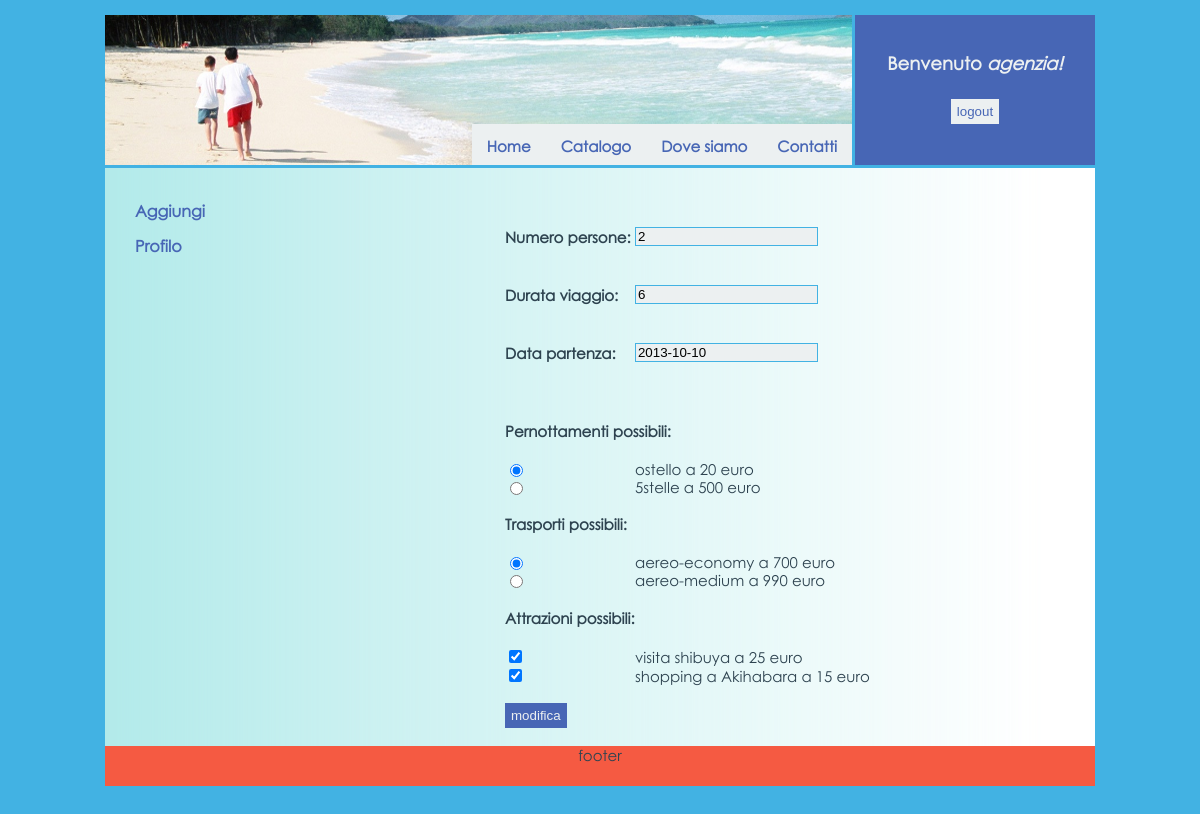
The app's page /modifica.php?id_pacchetto=4 (signed in) with its own data.
### tables this page shows
CREATE TABLE IF NOT EXISTS `pacchetto` (
  `id` int(11) NOT NULL AUTO_INCREMENT,
  `persone` int(5) NOT NULL,
  `durata` int(5) NOT NULL,
  `data_partenza` date NOT NULL,
  `id_utente` varchar(50) NOT NULL,
  `id_pernottamento` int(11) NOT NULL,
  `id_trasporto` int(11) NOT NULL,
  `id_destinazione` int(11) NOT NULL,
  `prenotato` tinyint(1) NOT NULL DEFAULT '0',
  `sconto` int(3) NOT NULL DEFAULT '0',
  PRIMARY KEY (`id`),
  KEY `id_utente` (`id_utente`),
  KEY `id_pernottamento` (`id_pernottamento`),
  KEY `id_trasporto` (`id_trasporto`),
  KEY `id_destinazione` (`id_destinazione`)
);

CREATE TABLE IF NOT EXISTS `pernottamento` (
  `id` int(11) NOT NULL AUTO_INCREMENT,
  `prezzo` float NOT NULL,
  `tipo` varchar(50) NOT NULL,
  `id_destinazione` int(11) NOT NULL,
  PRIMARY KEY (`id`),
  KEY `id_destinazione` (`id_destinazione`)
);

CREATE TABLE IF NOT EXISTS `trasporto` (
  `id` int(11) NOT NULL AUTO_INCREMENT,
  `prezzo` float NOT NULL,
  `tipo` varchar(50) NOT NULL,
  `id_destinazione` int(11) NOT NULL,
  PRIMARY KEY (`id`),
  KEY `id_destinazione` (`id_destinazione`)
);

CREATE TABLE IF NOT EXISTS `attrazioni` (
  `id` int(11) NOT NULL AUTO_INCREMENT,
  `prezzo` float NOT NULL,
  `tipo` varchar(50) NOT NULL,
  `id_destinazione` int(11) NOT NULL,
  PRIMARY KEY (`id`),
  KEY `id_destinazione` (`id_destinazione`)
);

### database.php (called while the page is built, shortened)
<?php
    class database{
        public static function qSelect($conn, $sql){
            $risposta = mysql_query($sql)
                or die("Errore nell'esecuzione della query di selezione: " . mysql_error());
            return $risposta;
        }
    }
?>

### modifica.php (the view, shortened to what this page needs)
<!DOCTYPE HTML PUBLIC "-//W3C//DTD HTML 4.01 Transitional//EN" "http://www.w3.org/TR/html4/loose.dtd">
<html>
  <head>
    <link rel="stylesheet" type="text/css" href="./style/style.css">
    <link rel="stylesheet" href="http://code.jquery.com/ui/1.10.3/themes/smoothness/jquery-ui.css" />
  </head>
  <body>
    <div id="container">
    <div id="header_container">
	<div id="logo">
	  <?php
	    include 'menu.php';
	  ?>
	</div>
	<div id="login">
		<?php
			include 'login_form.php';
		?>
	</div>
	</div>
      <div id="content_container">
	<div id="content">
		<?php
			include 'database.php';
			$conn=database::dbConnect();
			if(isset($_GET['id_pacchetto']))
				$id_pacchetto=$_GET['id_pacchetto'];
			$query="SELECT * FROM pacchetto WHERE id='".$id_pacchetto."'";
			$result=database::qSelect($conn,$query);
			$pacchetto=mysql_fetch_array($result);
			$id_destinazione=$pacchetto['id_destinazione'];
			$query="SELECT * FROM pernottamento WHERE id_destinazione='".$id_destinazione."'";
			$pernottamenti=database::qSelect($conn,$query);
			$id_pernottamento_pacchetto=$pacchetto['id_pernottamento'];
			$query="SELECT * FROM trasporto WHERE id_destinazione='".$id_destinazione."'";
			$trasporti=database::qSelect($conn,$query);
			$id_trasporto_pacchetto=$pacchetto['id_trasporto'];
			$query="SELECT * FROM attrazioni WHERE id_destinazione='".$id_destinazione."'";
			$attrazioni=database::qSelect($conn,$query);
			$query="SELECT id_attrazione FROM rel_attrazioni WHERE id_pacchetto='".$id_pacchetto."'";
			$attrazioni_pacchetto=database::qSelect($conn,$query);
			$id_attrazioni_pacchetto= array();
			while($id=mysql_fetch_array($attrazioni_pacchetto))
			{
				$id_attrazioni_pacchetto[]=$id['id_attrazione'];
			}
			$html="
				<form method='post' action='modifica.php'>
					<table cellpadding=0 cellspacing=0>
						<tr style='height:20px'><td><h4>Numero persone:&nbsp;</h4></td><td><input type='text' class='input' name='persone' value='".$pacchetto['persone']."'></td></tr>
						<tr style='height:20px'><td><h4>Durata viaggio:</h4></td><td><input type='text' class='input' name='durata' value='".$pacchetto['durata']."'></td></tr>
						<tr style='height:20px'><td><h4>Data partenza:</h4></td><td><input type='text' class='input' id='datepicker' name='data' value='".$pacchetto['data_partenza']."'></td></tr>";
			$html=$html."<tr style='height:20px'><tr><td colspan='2'><h4>Pernottamenti possibili:</h4></td></tr></tr>";
			while($pernottamento=mysql_fetch_array($pernottamenti))
			{
				$radio="<tr><td><input type='radio' name='pernottamento' value='".$pernottamento['id']."'";
				if($pernottamento['id']==$id_pernottamento_pacchetto)
					$radio=$radio."checked";
				$radio=$radio."></td><td>".$pernottamento['tipo']." a ".$pernottamento['prezzo']." euro</td></tr>";
				$html=$html.$radio;
			}
			$html=$html."<tr style='height:20px'><td colspan='2'><h4>Trasporti possibili:</h4></td></tr>";
			while($trasporto=mysql_fetch_array($trasporti))
			{
				$radio="<tr><td><input type='radio' name='trasporto' value='".$trasporto['id']."'";
				if($trasporto['id']==$id_trasporto_pacchetto)
					$radio=$radio."checked";
				$radio=$radio."></td><td>".$trasporto['tipo']." a ".$trasporto['prezzo']." euro</td></tr>";
				$html=$html.$radio;
			}
			$html=$html."<tr style='height:20px'><td colspan='2'><h4>Attrazioni possibili:</h4></td></tr>";
			while($attrazione=mysql_fetch_array($attrazioni))
			{
				$checkbox="<tr><td><input type='checkbox' name='attrazioni[]' value='".$attrazione['id']."'";
				if(in_array($attrazione['id'],$id_attrazioni_pacchetto))
					$checkbox=$checkbox."checked";
				$checkbox=$checkbox."></td><td>".$attrazione['tipo']." a ".$attrazione['prezzo']." euro</td></tr>";
				$html=$html.$checkbox;
			}
			$html=$html."</table><br><input type='hidden' name='id_pacchetto' value='".$id_pacchetto."'>
								<input type='hidden' name='id_destinazione' value='".$id_destinazione."'>
							<input class='btn_commenta' type='submit' value='modifica'> </form><br>";
			echo $html;
		?>
	</div>
	<div id="navigation">
    			<br>
				<div class="btn_navigation"><a href="aggiungipacchetto.php">Aggiungi</a></div>
				<div class="btn_navigation"><a href="gestioneprofilo.php">Profilo</a></div>
  	</div>
      </div>
      <div id="footer">
		<div>footer</div>
      </div>
    </div>
  </body>
</html>

### style/style.css (style rules this page uses)
html,body { font-family: "Century Gothic", verdana, sans-serif; font-size: 15px; color: #2E4350; height: 100%; margin: 0; padding: 0; }
body { font-family: "Century Gothic", verdana, sans-serif; font-size: 15px; background-color: #42B2E3; text-align:center; }
#container { width: 990px; margin: 0 auto; margin-top: 15px; text-align: left; }
#header_container { width: 990px; line-height: 1; margin: 0 auto; background: #ECF0F1; height: 150px; text-align: center; }
#logo { float:left; width:750px; height:150px; background: url("images/header.png"); border-bottom:3px solid #42B2E3; }
#login { font-size: 12px; color: #ECF0F1; float:right; width:240px; height:150px; background-color: #4766B5; }
#content_container { overflow:hidden; width: 990px; margin: 0 auto; min-height:420px; }
#content { float: right; width: 750px; background: url("images/cont_background.png") repeat-y; padding-bottom: 10000px; margin-bottom: -10000px; }
#content form { padding-left:160px; padding-top:40px; }
#navigation { float: left; width:240px; background: url("images/nav_background.png") repeat-y; padding-bottom: 10000px; margin-bottom: -10000px; }
#navigation a { text-decoration:none; color: #4766B5; font-size:16px; font-weight:bold; }
.btn_navigation { padding-left:30px; padding-top:15px; }
#footer { background-color: #F55A42; width: 990px; margin: 0 auto; text-align: center; height: 40px; clear:both; }
.btn_commenta { padding-top: 2px; padding-bottom: 2px; padding-left: 3px; padding-right: 3px; background-color: #4766B5; border: 3px solid transparent; color: #ECF0F1; cursor: pointer; }
.input { text-align: left; border:1px solid #42B2E3; padding-left: 2px; background-color: #ECF0F1; }

### records on screen
pacchetto: persone "2", durata "6", data "2013-10-10"
pernottamento: tipo "ostello", prezzo "20"
pernottamento: tipo "5stelle", prezzo "500"
trasporto: tipo "aereo-economy", prezzo "700"
trasporto: tipo "aereo-medium", prezzo "990"
attrazioni: tipo "visita shibuya", prezzo "25"
attrazioni: tipo "shopping a Akihabara", prezzo "15"
